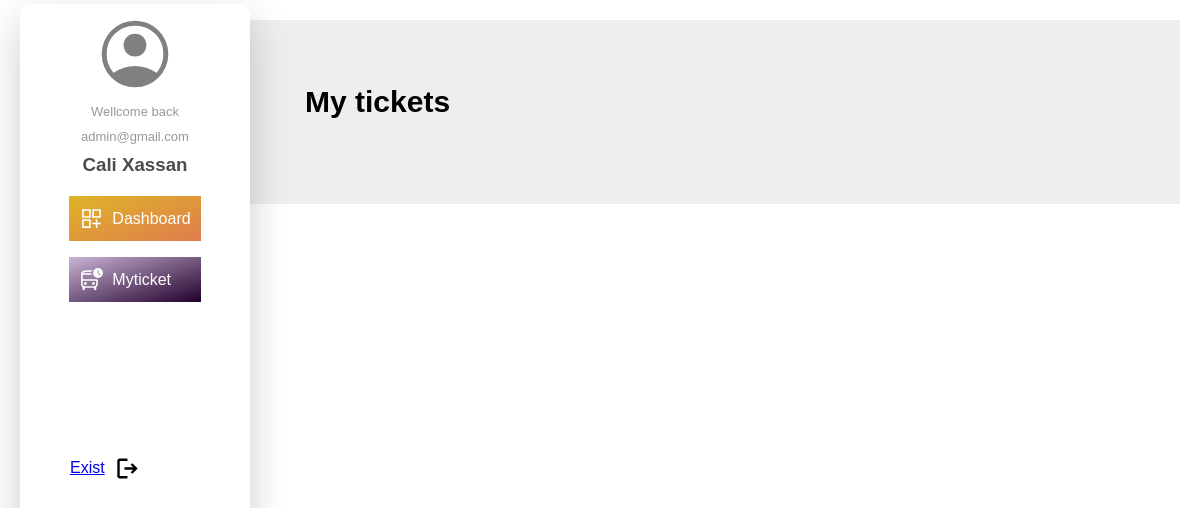
Page /myticket.php (signed in) on the committed database.
### tables this page shows
CREATE TABLE `users` (
  `id` int NOT NULL primary key auto_increment,
  `firstname` varchar(255) NOT NULL,
  `lastname` varchar(255) NOT NULL,
  `email` varchar(255) NOT NULL,
   `password` varchar(255) NOT NULL,
   `phone` int NOT NULL,
  `imageUrl` varchar(255) NULL,

  `role` varchar(20) NOT NULL
);

### authentication/user.php (called while the page is built, shortened)
<?php
$hostname ="localhost";
$username = "root";
$password = "12345678";
$dabaseName = "busscheduledb";
$connection = mysqli_connect($hostname, $username, $password) or
        die ('Unable to connect. Check your connection parameters.');
        mysqli_select_db($connection, $dabaseName ) or die(mysqli_error($connection));
$userId =  $_SESSION["MEMBER_ID"];
$sql = "SELECT * FROM users WHERE id = '$userId'";
$user =  mysqli_query($connection,$sql);
 $arr = array();
 if(mysqli_num_rows($user))
        while($row = mysqli_fetch_assoc($user))
            $arr[] = $row;
        $userJson = json_encode($arr);
?>

### myticket.php (the view, shortened to what this page needs)
<!DOCTYPE html>
<html lang="en">
<head>
    <link rel="stylesheet" href="./css/header.css" />
    <link rel="stylesheet" href="./css/card.css" />
    <link rel="stylesheet" href="./css/button.css" />
    <link rel="stylesheet" href="./css/ticket.css" />
    <link rel="stylesheet" href="./css/cleintdashboard.css?v=<?php echo time(); ?>" />
</head>
 <?php require "./getJson.php";
  require "./authentication/user.php";
  $userData = json_decode($userJson);
 ?>
<body>
      <section class="dashboard">
      <div class="dashboard__sidebar">
        <div class="dashboard__profile" style="padding-top:;">
          <div class="dashboard__profile__image">
             <?php foreach($userData as $user){
            $data = get_object_vars($user);
             if($data["imageUrl"]){ ?>
             <img src="./uploads/IMG-user<?=$data["imageUrl"]?>" alt="profile">
            <?php } else { ?>
              <img src="./uploads/IMG-user.svg" alt="profile" />
            <?php } ?>
          </div>
          <p>Wellcome back</p>
          <p><?php echo $data["email"];?></p>
            <h3><?php echo $data["firstname"] . " " . $data["lastname"];?></h3>
          <?php } ?>
        </div>
        <div class="dashboard__menu">
          <ul>
            <li>
              <a href="./clientdashboard.php" >
                <img src="./image/dashboard-icon.svg" alt="dashboard" /> dashboard</a
              >
            </li>
            <li  class="active">
              <a href="#" >
                <img src="./image/myticket.svg" alt="myticket" /> myticket</a
              >
            </li>
          </ul>
        </div>
         <a href="./home.php" class="exit"> Exist<img src="./image/exit.svg" alt="exit"></a>
      </div>
      <div class="dashboard__content" style="height:auto;">
       <section class="profile" style="padding-bottom:5rem;">
       <h1 style="font-size: 30px; text-align: center; padding-top:3rem; color:black;">My tickets</h1>
       </section>
     </div>
    </section>
</body>
</html>

### css/header.css (style rules this page uses)
:root { ---color-primary: #55c57a; ---color-primary-light: #80d671; ---color-primary-dark: #28b485; ---color-secondary-light: #ffb900; ---color-secondary-dark: #ff7730; ---color-tertiary-light: #2998ff; ---color-tertiary-dark: #5643fa; ---color-grey-light-1: #f7f7f7; ---color-grey-light-2: #eee; ---color-grey-dark: #777; ---color-grey-dark-2: #999; ---color-grey-dark-3: #333; ---color-white: #fff; ---color-black: #000; ---default-font-size: 1.6rem; }
html { font-size: 62.5%; }
* { margin: 0; padding: 0; box-sizing: border-box; }
body { font-size: var(---default-font-size); font-family: Arial, Helvetica, sans-serif; padding: 2rem; }

### css/card.css (style rules this page uses)
:root { ---color-primary: #55c57a; ---color-primary-light: #80d671; ---color-primary-dark: #28b485; ---color-secondary-light: #ffb900; ---color-secondary-dark: #ff7730; ---color-tertiary-light: #2998ff; ---color-tertiary-dark: #5643fa; ---color-grey-light-1: #f7f7f7; ---color-grey-light-2: #eee; ---color-grey-dark: #777; ---color-grey-dark-2: #999; ---color-grey-dark-3: #333; ---color-white: #fff; ---color-black: #000; ---default-font-size: 1.6rem; }

### css/ticket.css (style rules this page uses)
:root { ---color-primary: #55c57a; ---color-primary-light: #80d671; ---color-primary-dark: #28b485; ---color-secondary-light: #ffb900; ---color-secondary-dark: #ff7730; ---color-tertiary-light: #2998ff; ---color-tertiary-dark: #5643fa; ---color-grey-light-1: #f7f7f7; ---color-grey-light-2: #eee; ---color-grey-dark: #777; ---color-grey-dark-2: #999; ---color-grey-dark-3: #333; ---color-white: #fff; ---color-black: #000; ---default-font-size: 1.6rem; }

### css/cleintdashboard.css (style rules this page uses)
:root { ---color-primary: #55c57a; ---color-primary-light: #80d671; ---color-primary-dark: #28b485; ---color-secondary-light: #ffb900; ---color-secondary-dark: #ff7730; ---color-tertiary-light: #2998ff; ---color-tertiary-dark: #5643fa; ---color-grey-light-1: #f7f7f7; ---color-grey-light-2: #eee; ---color-grey-dark: #777; ---color-grey-dark-2: #999; ---color-grey-dark-3: #333; ---color-white: #fff; ---color-black: #000; ---default-font-size: 1.6rem; }
html { font-size: 62.5%; }
* { margin: 0; padding: 0; box-sizing: border-box; }
body { font-size: var(---default-font-size); font-family: Arial, Helvetica, sans-serif; padding: 2rem; color: var(---color-grey-dark-2); }
section { background-color: var(---color-grey-light-2); }
.dashboard { display: flex; }
.dashboard__sidebar { width: 230px; height: 98vh; transform: translateY(-2vh); position: fixed; display: flex; flex-direction: column; align-items: center; background-color: white; border-radius: 1rem; box-shadow: 0 1.5rem 4rem rgba(0, 0, 0, 0.2); }
.dashboard__content { flex: 1; padding: 3.5rem ; height: 93vh; width: 100; margin-left: 25rem; display: flex; flex-wrap: wrap; }
.dashboard__profile { text-align: center; display: flex; flex-direction: column; align-items: center; }
.dashboard__profile__image { height: 80px; width: 80px; border-radius: 50%; margin-top: 1rem; overflow: hidden; }
.dashboard__profile__image img { width: 100%; height: 100%; object-fit: cover; }
.dashboard__profile p { color: var(---color-grey-dark-2); font-size: 1.3rem; margin-top: 1rem; }
.dashboard__profile h3 { color: rgba(0, 0, 0, 0.7); margin-top: 1rem; }
.dashboard__menu { padding: 1; margin-top: 2rem; }
.dashboard__menu ul li { text-transform: capitalize; list-style-type: none; margin-bottom: 1.6rem; background-color: var(---color-tertiary-light); padding: 1rem; transition: all 0.5s linear; }
.dashboard__menu ul li a { display: flex; align-items: center; text-decoration: none; color: var(---color-white); }
.dashboard__menu .active { background-color: var(---color-tertiary-dark); color: var(---color-white); }
.dashboard__menu img { width: 2.5rem; margin-right: 8px; }
.dashboard__sidebar .exit { width: 13rem; height: 30rem; display: flex; align-items: center; justify-content: flex-start; }
.dashboard__sidebar .exit img { width: 2.5rem; margin-left: 1rem; }

### rows in the picture
users: email "admin@gmail.com", firstname "Cali", lastname "Xassan"
